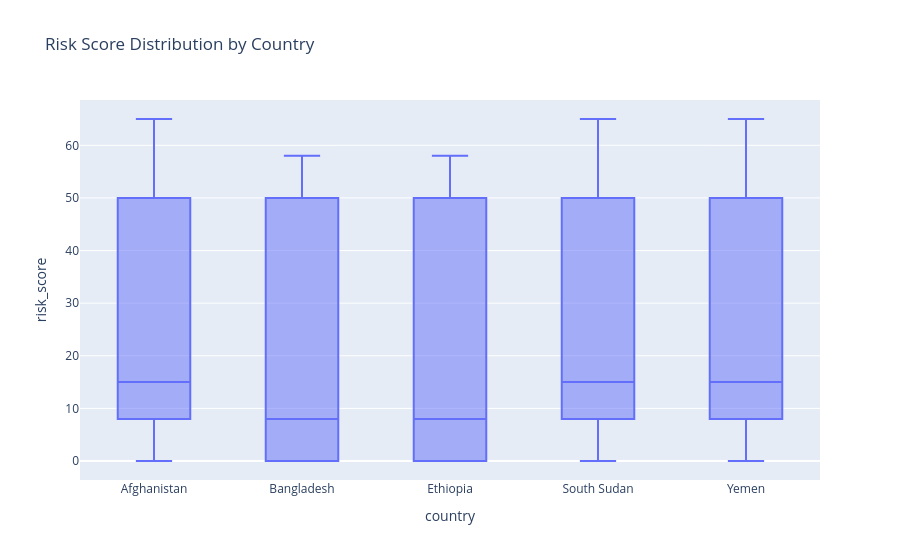

The code cell stored with this chart in its notebook:
### Markdown cell above
##### Chart 2: Risk score by country

### Code cell
fig_risk = px.box(
    df,
    x='country',
    y='risk_score',
    title='Risk Score Distribution by Country',
    points='outliers'
)
fig_risk.show()

### Figure 1 — Plotly figure (JSON) as saved in the notebook; plotly's stock layout.template omitted (floating-point values rounded to 4 significant figures; data arrays with more than 128 entries replaced by an {"elided": "..."} marker saying what was removed)
{"data": [{"alignmentgroup": "True", "boxpoints": "outliers", "hovertemplate": "country=%{x}<br>risk_score=%{y}<extra></extra>", "legendgroup": "", "marker": {"color": "#636efa"}, "name": "", "notched": false, "offsetgroup": "", "orientation": "v", "showlegend": false, "type": "box", "x": {"elided": "1500 str values"}, "x0": " ", "xaxis": "x", "y": {"elided": "1500 float values"}, "y0": " ", "yaxis": "y"}], "layout": {"autosize": true, "boxmode": "group", "legend": {"tracegroupgap": 0}, "title": {"text": "Risk Score Distribution by Country"}, "xaxis": {"anchor": "y", "autorange": true, "domain": [0, 1], "range": [-0.5, 4.5], "title": {"text": "country"}, "type": "category"}, "yaxis": {"anchor": "x", "autorange": true, "domain": [0, 1], "range": [-3.611, 68.61], "title": {"text": "risk_score"}, "type": "linear"}}}
